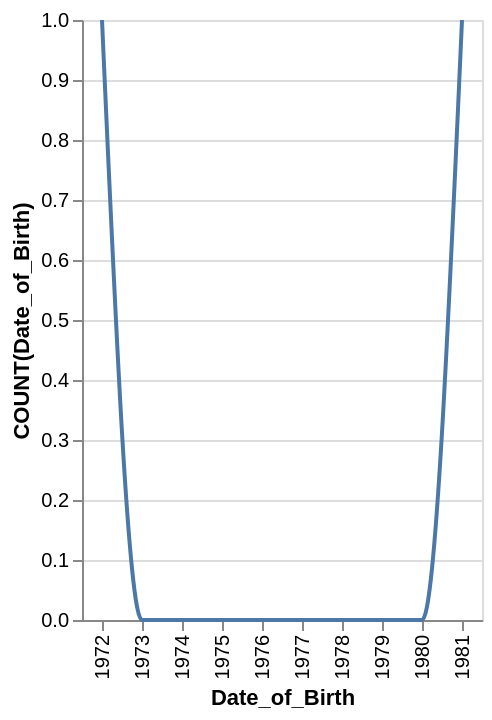

Write the Vega-Lite specification saved for this chart.
### Vega-Lite specification from a JSON file in a GitHub repository (floating-point values rounded to 4 significant figures)
{"data": {"values": [{"x_data": "1972", "y_data": 1}, {"x_data": "1973", "y_data": 0}, {"x_data": "1974", "y_data": 0}, {"x_data": "1975", "y_data": 0}, {"x_data": "1976", "y_data": 0}, {"x_data": "1977", "y_data": 0}, {"x_data": "1978", "y_data": 0}, {"x_data": "1979", "y_data": 0}, {"x_data": "1980", "y_data": 0}, {"x_data": "1981", "y_data": 1}]}, "mark": {"type": "line", "interpolate": "monotone"}, "encoding": {"x": {"field": "x_data", "type": "nominal", "title": "Date_of_Birth", "sort": "ascending"}, "y": {"field": "y_data", "type": "quantitative", "title": "COUNT(Date_of_Birth)"}}}
